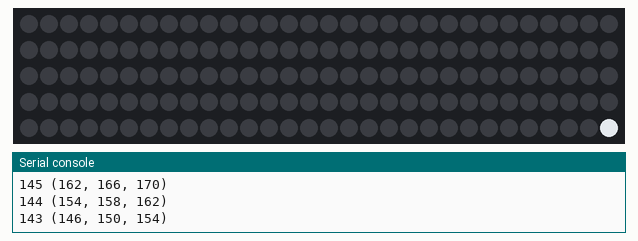
Bench run of a program on a simulated ESP8266 board running MicroPython. On the bench: 150 RGB LEDs in strip order, left to right, continuing on the next row, the last lines printed to the serial console.

Above: at 0.16 s.
At 3.41 s:
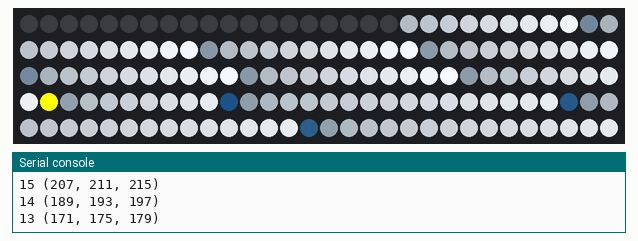
At 6.0 s:
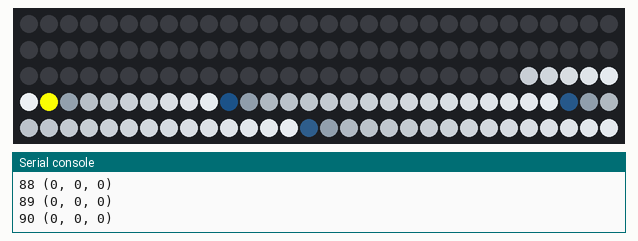
At 13.13 s:
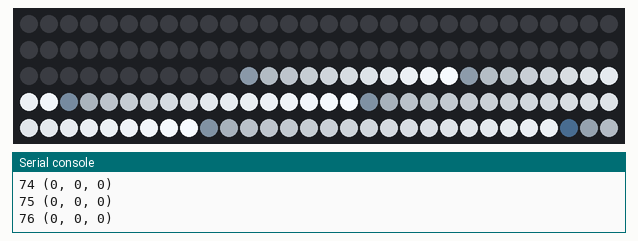
At 19.94 s:
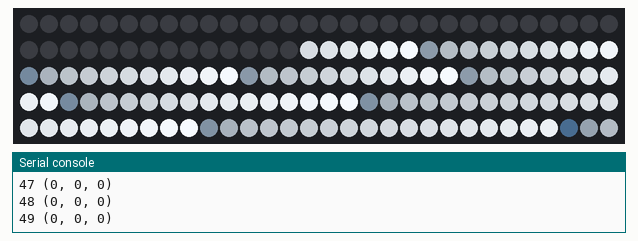
At 33.88 s:
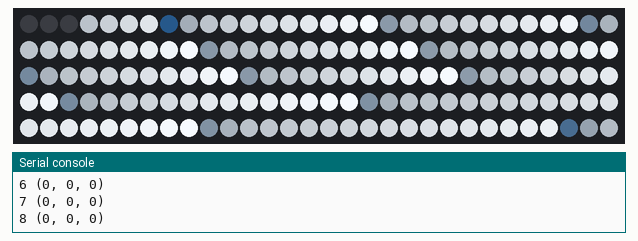

The program:

npstrip.py
```python
from machine import Pin
from neopixel import NeoPixel
import time
number = 150
pin = Pin(0, Pin.OUT)   # set GPIO0 to output to drive NeoPixels
np = NeoPixel(pin, number)   # create NeoPixel driver on GPIO0 for 8 pixels
reset = False
r, g, b = 0, 0, 0
while True:
    for i in range(number):
        n = i if reset else 149-i
        if reset:
            r, g, b = 0, 0, 0
        else:
            r, g, b = time.ticks_cpu() % 255, time.ticks_cpu() % 255, time.ticks_cpu() % 255;
        np[n] = (r, g, b)
        np.write()
        print(n, np[n])
        time.sleep_ms(20)
    reset = not reset
```
